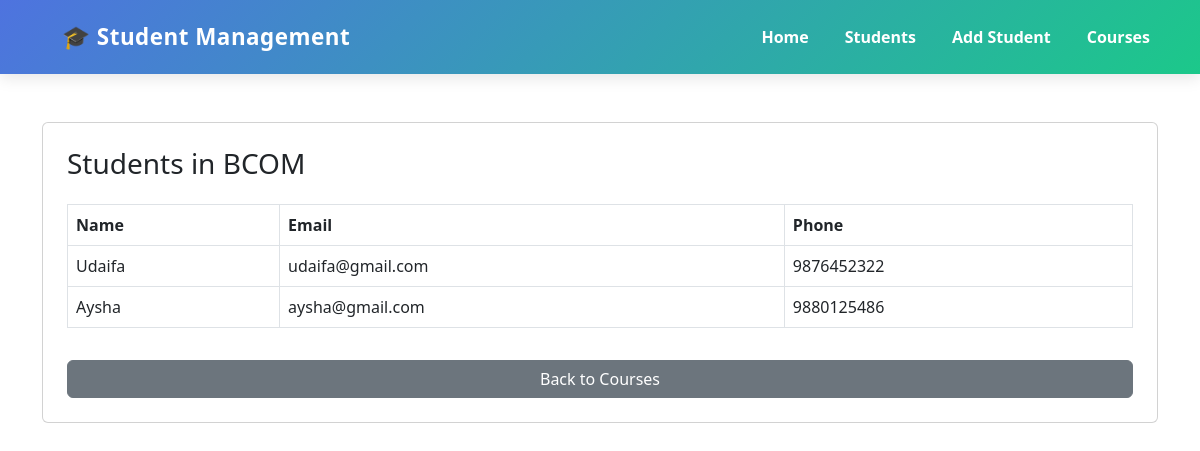
/courses/2/students/, run on an earlier commit of the app's database.
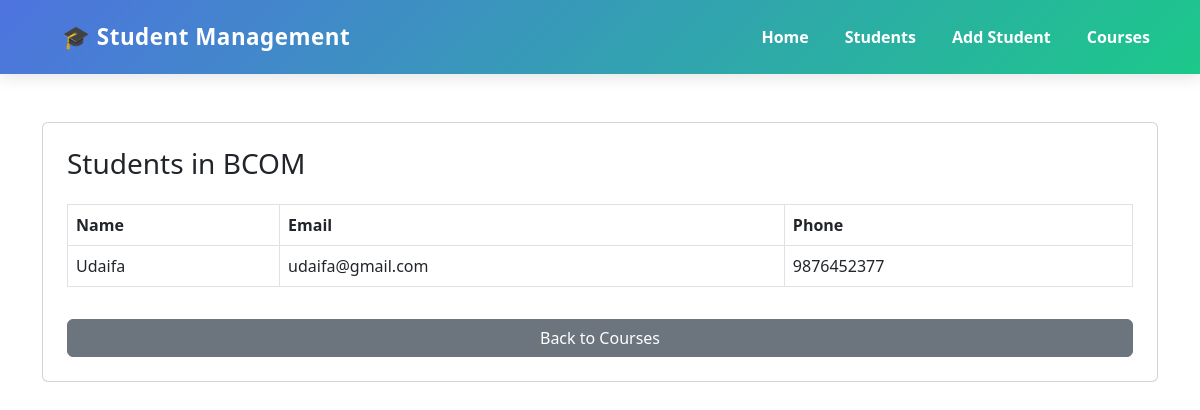
And on a later commit of the database.
### students/models.py (models this page shows, shortened)
class Student(models.Model):
    name = models.CharField(max_length=100)
    course = models.CharField(max_length=100)
    email = models.EmailField()
    phone = models.CharField(max_length=15)
    created_at = models.DateTimeField(auto_now_add=True)  # optional

### students/views.py (the view)
# urls.py: path('courses/<int:id>/students/', views.course_students, name='course_students'), # view students
def course_students(request, id):
    course = get_object_or_404(Course, id=id)
    students = Student.objects.filter(course=course)
    return render(request, 'students/course_students.html', {'course': course, 'students': students})

### students/models.py (called while the page is built)
    def __str__(self):
        return self.name

### students/templates/students/course_students.html
{% extends 'students/base.html' %}
{% block content %}
<div class="container mt-5">
    <div class="card p-4">
        <h3>Students in {{ course.name }}</h3>
        {% if students %}
        <table class="table table-bordered mt-3">
            <thead>
                <tr>
                    <th>Name</th>
                    <th>Email</th>
                    <th>Phone</th>
                </tr>
            </thead>
            <tbody>
                {% for student in students %}
                <tr>
                    <td>{{ student.name }}</td>
                    <td>{{ student.email }}</td>
                    <td>{{ student.phone }}</td>
                </tr>
                {% endfor %}
            </tbody>
        </table>
        {% else %}
        <p class="text-center text-muted mt-3">No students enrolled in this course</p>
        {% endif %}
        <a href="{% url 'course_list' %}" class="btn btn-secondary mt-3">Back to Courses</a>
    </div>
</div>
{% endblock %}

What changed in the data, as far as the page shows it:
removed Student: name "Aysha", email "aysha@gmail.com", phone "9880125486"
changed Student "Udaifa": phone "9876452322" → "9876452377"
